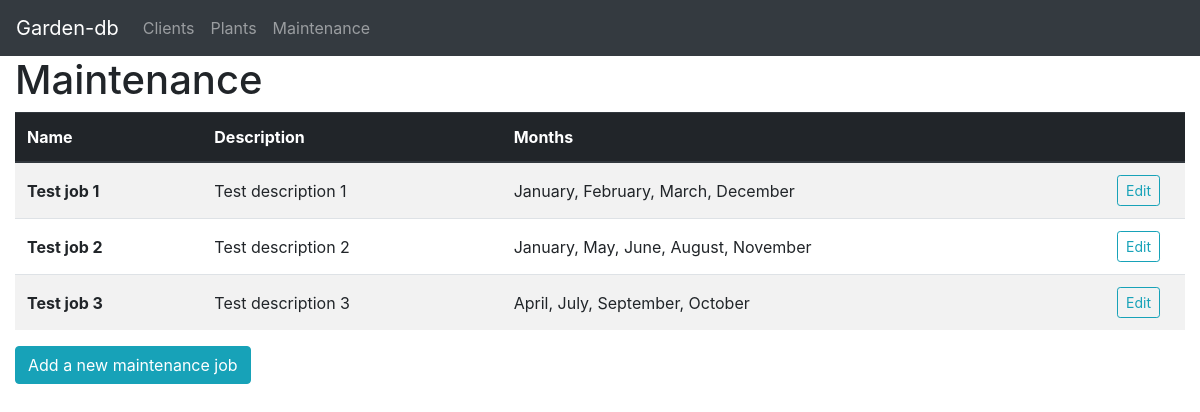
/maintenance, run on an earlier commit of the app's database.
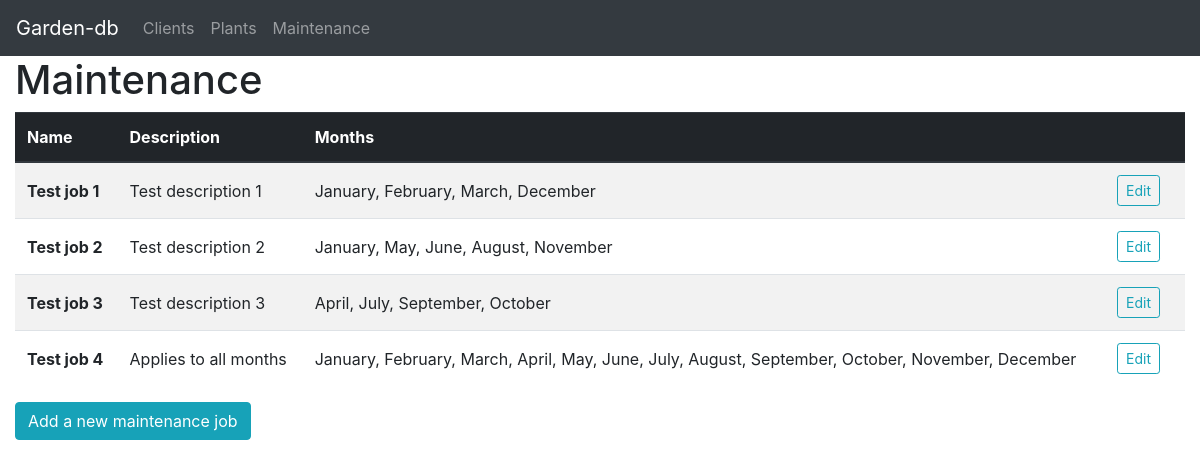
And on a later commit of the database.
### tables this page shows
CREATE TABLE jobs (mid INTEGER PRIMARY KEY, name TEXT, description TEXT);

### app.py (the view, shortened to what this page needs)
@app.route("/maintenance", methods=["GET", "POST"])
def jobs():
    with dbc.DBConnection() as c:
        return render_template("maintenance.html", data=c.load_sql_job_data(), month_list=months)

### dbc/__init__.py (called while the page is built)
    def __exit__(self, exc_type, exc_value, tb):
        if tb is None:
            self.con.commit()
            self.con.close()
            self.con = None
            self.cur = None
            return True
        else:
            self.con.rollback()
            self.con.close()
            traceback.print_exception(exc_type, exc_value, tb)
            raise BadRequest()

    def execute(self, *args):
        self.cur.execute(*args)
        self.con.commit()

    def perform(self, *args):
        self.cur.execute(*args)

    def fetchall(self):
        return self.cur.fetchall()

    def select_jobs(self, mid=None):
        if mid is not None:
            self.execute("SELECT * FROM jobs WHERE mid=?", (mid,))
        else:
            self.execute("SELECT * FROM jobs")
        return self.fetchall()

    def load_sql_job_data(self, mid=None):
        return [Maintenance(row[1], row[2],
                            self.select_mj_links(row[0]), row[0]) for row in self.select_jobs(mid)]

### sorting/__init__.py (called while the page is built)
def dt_from_month(month):
    return dt.strptime(month, '%B')

### templates/maintenance.html (shortened to what this page needs)
{% extends "page.html" %}
{% set title = "Maintenance" %}
{% set pagetype = "maintenance job" %}
{% block thead %}
<th scope="col">Name</th>
<th scope="col">Description</th>
<th scope="col">Months</th>
<th scope="col" style="width: 80px"></th>
{% endblock %}
{% block tbody %}
{% for job in data %}
<tr>
    <th scope="row">{{ job.name }}</th>
    <td>{{ job.description }}</td>
    <td>{{ ', '.join(job.months) }}</td>
    <td><button type="button" class="btn btn-outline-info btn-sm" data-toggle="modal"
                id="edit-job-{{ job.id }}" data-target="#popup-div-edit-{{ job.id }}">Edit</button></td>
</tr>
{% endfor %}
{% endblock %}

What changed in the data, as far as the page shows it:
added jobs: name "Test job 4", description "Applies to all months", months "January, February, March, April, May, June, July, August, September, October, November, December"
